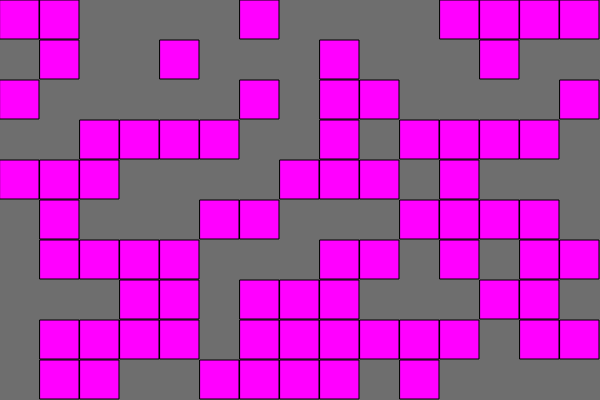
Frame 1 (no input)
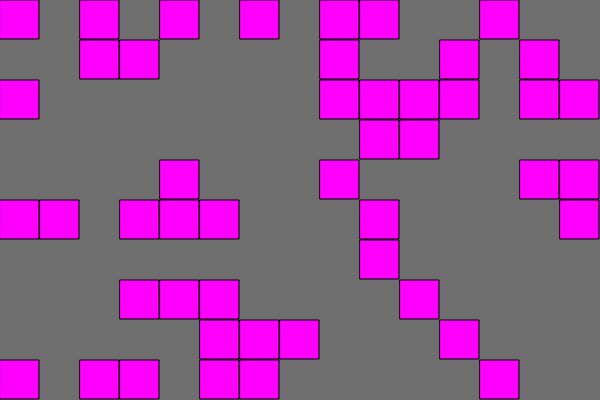
Frame 60 (no input)
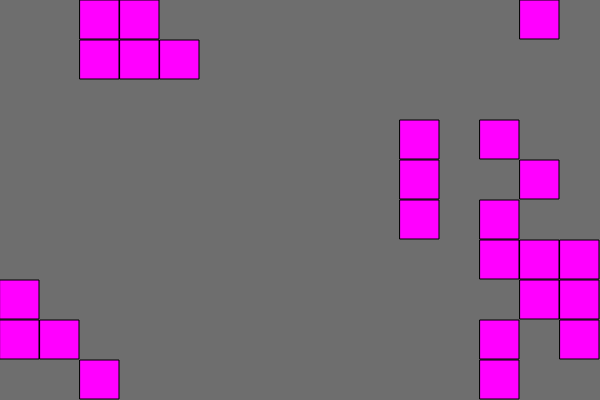
Frame 120 (the mouse pressed at the canvas centre since frame 60)

The p5.js sketch that drew these frames (run headless with seeded random() and noise() and a simulated clock; from frame 60 on, the mouse is pressed at the canvas centre):

// p5.js sketch
// ── sketch.js
function make2DArray(cols, rows) {
	let arr = new Array(cols);
	for (let i = 0; i < arr.length; i++) {
		arr[i] = new Array (rows);
	}
	return arr;
}

let grid;
let cols;
let rows;
let resolution = 40;

function setup() {
	createCanvas(600, 400);
	cols = width / resolution;
	rows = height / resolution;
		grid = make2DArray (cols, rows);
		for (let i = 0; i < cols; i++) {
			for (let j = 0; j < rows; j++) {
				grid [i][j] = floor(random(2));
			}
		}
}

function draw() {
	background(110);

	for (let i = 0; i < cols; i++) {
		for (let j = 0; j < rows; j++) {
			let w = width
			let x = i * resolution;
			let y = j * resolution;
			if (grid[i][j] == 1) {
				fill (255, 0, 255);
				stroke(0);
				rect(x, y, resolution - 1, resolution - 1);
			}
		}
	}

  let next = make2DArray(cols, rows);

	// Compute next based on grid
	for (let i = 0; i < cols; i++) {
		for (let j = 0; j < rows; j++) {
			let state = grid[i][j];

			// Edges
			// if (i == 0 || i == cols -1 || j == 0 || j == rows - 1) {
			// 		next[i][j] = state;
			// 	} else {
			// Count live neighbors!
			let sum = 0;
			let neighbors = countNeighbors(grid, i, j);


			if (state == 0 && neighbors == 3) {
				next[i][j] = 1;
			}	else if (state == 1 && (neighbors < 2 || neighbors > 3)){
				next [i][j] = 0;
			} else {
				next[i][j] = state;
			}

		}
	}
	grid = next;
}
function countNeighbors(grid, x, y) {
	let sum = 0;
	for (let i = -1; i < 2; i++) {
		for (let j = -1; j < 2; j++) {
			let col = (x + i + cols) % cols;
			let row = (y + j + rows) % rows;
			sum += grid[col][row];
		}
	}
	sum -= grid[x][y];
	return sum;
}
